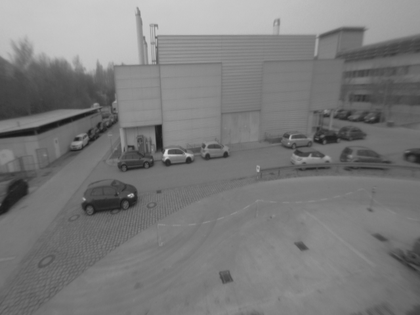
%> input picture Multiple_View_Geometry_Lecture_Cremers/ex5/image.png, 420 x 315 px, shrunk from 640 x 480 before the run
$ octave main.m   (GNU Octave 9; MATLAB toolbox functions it lacks are replaced by stand-ins)
%> lines starting %> are read from the running program, lines starting %| are printed output that depends on the picture
%> call 2 of imreadbw, with file = 'image2.png'
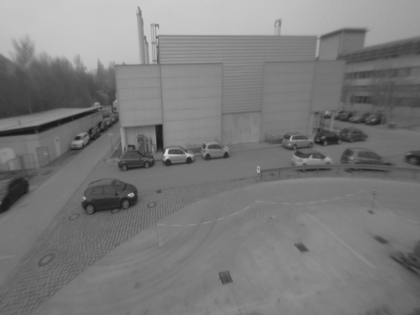
%> input picture Multiple_View_Geometry_Lecture_Cremers/ex5/image2.png, 420 x 315 px, shrunk from 640 x 480 before the run
### Multiple_View_Geometry_Lecture_Enders/ex9/imreadbw.m
function I = imreadbw(file)
I=im2double(imread(file)) ;

if(size(I,3) > 1)
  I = rgb2gray( I ) ;
end

### Multiple_View_Geometry_Lecture_Enders/ex5/getM.m
function [ xx, yy, xy ] = getM( img, std )

sz = 4*std+1;


% calc image gradients
dx = zeros(size(img));
dy = zeros(size(img));
dx(:,2:(end-1)) = 0.5*(img(:,3:end) - img(:,(1:end-2)));
dy(2:(end-1),:) = 0.5*(img(3:end,:) - img((1:end-2),:));

% create gaussian kernel
d = (repmat(-sz : sz, 2*sz+1,1).^2 + (repmat(-sz : sz, 2*sz+1,1).^2)').^0.5;
kernel = normpdf(d, zeros(size(d)), std*ones(size(d)));

% calc tensor content
xx = conv2(dx .*dx, kernel, 'same');
yy = conv2(dy .*dy, kernel, 'same');
xy = conv2(dx .*dy, kernel, 'same');


end

### Multiple_View_Geometry_Lecture_Enders/ex5/getHarrisCorners.m
function [ score, pts ] = getHarrisCorners( img, std, kappa, th )

[xx, yy, xy] = getM(img, std);

% calc score
det = xx .* yy - xy.*xy;
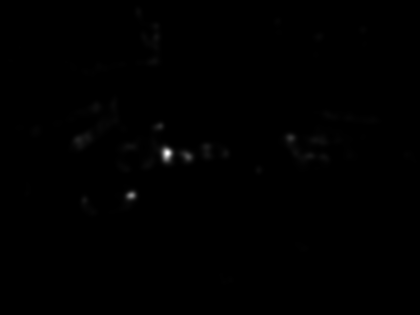
%> det: size 315x420 double; min 2.37e-11, max 0.00477, mean 1.24e-05; drawn with min black and max white
trace2 = (xx + yy).^2;
score = det - kappa*trace2;


%imagesc((score > 0).*abs(score).^0.2)
%colormap gray


scoree = NaN(size(score)+2);
scoree(2:(end-1),2:(end-1)) = score;
[y, x] = find(score > scoree(1:(end-2), 2:(end-1)) ...
            & score > scoree(3:(end), 2:(end-1)) ...
            & score > scoree(2:(end-1), 1:(end-2)) ...
            & score > scoree(2:(end-1), 3:(end)) ...
            & score > th);
%> y = 228 values from 12 to 313; x = 228 values from 2 to 419

pts = [x y];
%> pts = 228 rows, first 12: [2 205; 2 305; 3 313; 6 114; 6 194; 7 185; 11 171; 11 308; 12 61; 14 113; 15 159; 19 125]
end

### Multiple_View_Geometry_Lecture_Enders/ex5/getFlow.m
function [ velx, vely ] = getFlow( img, img2, std )
sz = 4*std+1;

% calc image gradients
% alternative: [dx,dy] = gradient(img);
dx = zeros(size(img));
dy = zeros(size(img));
dx(:,2:(end-1)) = 0.5*(img(:,3:end) - img(:,(1:end-2)));
dy(2:(end-1),:) = 0.5*(img(3:end,:) - img((1:end-2),:));


% calc "time" gradient
dt = img2 - img;


% create gaussian kernel
% alternative: fspacial(...)
d = (repmat(-sz : sz, 2*sz+1,1).^2 + (repmat(-sz : sz, 2*sz+1,1).^2)').^0.5;
kernel = normpdf(d, zeros(size(d)), std*ones(size(d)));


% calc tensor content
xx = conv2(dx .*dx, kernel, 'same');
yy = conv2(dy .*dy, kernel, 'same');
xy = conv2(dx .*dy, kernel, 'same');
xt = conv2(dx .*dt, kernel, 'same');
yt = conv2(dy .*dt, kernel, 'same');

% calc flow (with loop this time).
velx = zeros(size(img));
vely = zeros(size(img));

for x=1:size(img,2)
    for y=1:size(img,1)
        M = [xx(y,x) xy(y,x);xy(y,x) yy(y,x)];
        vel = M^-1 * [xt(y,x);yt(y,x)];
        velx(y,x) = vel(1);
        vely(y,x) = vel(2);
    end
end


end

### Multiple_View_Geometry_Lecture_Enders/ex5/drawPts.m
function [  ] = drawPts( img, pts )
hold off
imagesc(img);
colormap gray
hold on
plot(pts(:,1), pts(:,2), 'yo','LineWidth',3)
axis equal
end

### Multiple_View_Geometry_Lecture_Cremers/ex5/main.m

img = imreadbw('image.png');
img2 = imreadbw('image2.png');
std = 3;
kappa = 0.05;
th = 1e-7;
[score, pts] = getHarrisCorners(img, std, kappa, th);


subplot(1,2,1)
drawPts((score > 0).*abs(score).^0.25, pts);
colormap jet
subplot(1,2,2)
drawPts(img, pts);


%% get Velocity

[velx, vely] = getFlow(img, img2, std);
%> in getFlow, `dt = img2 - img;`:
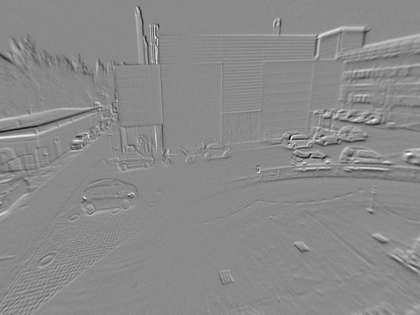
%> dt: size 315x420 double; min -0.322, max 0.271, mean 0.00029; drawn with min black and max white
%> after the loop in getFlow, `for x=1:size(img,2)`:
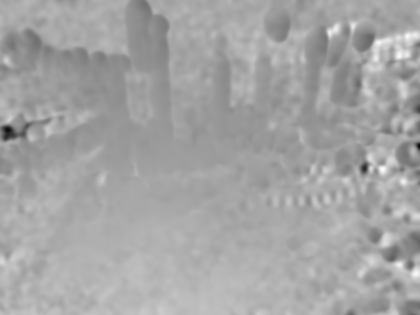
%> velx: size 315x420 double; min -5.11, max 2.46, mean -0.221; drawn with min black and max white
%> after the loop in getFlow, `for x=1:size(img,2)`:
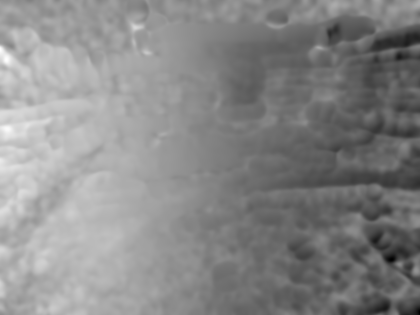
%> vely: size 315x420 double; min -3.11, max 2.36, mean -0.193; drawn with min black and max white

subplot(1,2,1)
imagesc(velx)
axis equal
subplot(1,2,2)
imagesc(vely)
axis equal
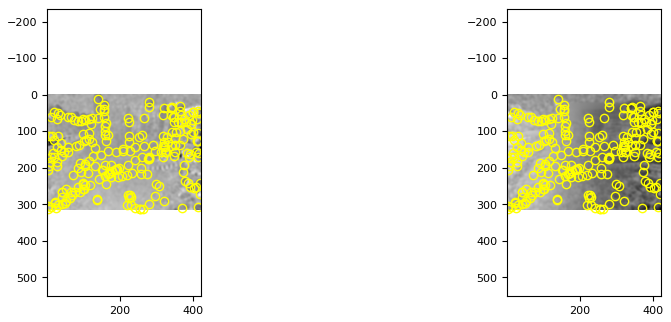
%> figure redrawn from the program's plot data, 2 panels


%% quiver plot
hold off
imagesc(img)
hold on
quiver(-velx*5, -vely*5)
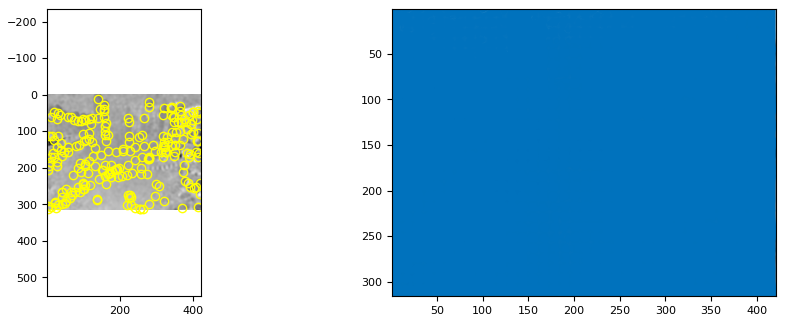
%> figure redrawn from the program's plot data, 2 panels
